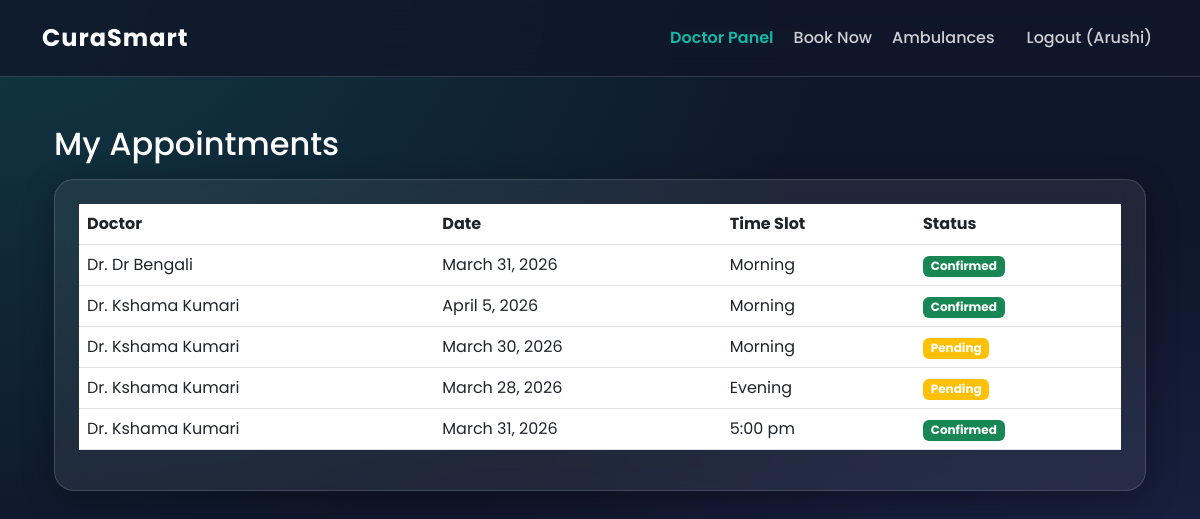
Screenshot of /my-appointments/ (signed in) with the database file from the repository.
### hospital/models.py (models this page shows, shortened)
class Appointment(models.Model):
    STATUS_CHOICES = [
        ('Pending', 'Pending'),
        ('Confirmed', 'Confirmed'),
        ('Cancelled', 'Cancelled'),
        ('Checked', 'Checked'),
    ]
    patient = models.ForeignKey(User, on_delete=models.CASCADE)
    doctor = models.ForeignKey(Doctor, on_delete=models.CASCADE)
    date = models.DateField()
    time_slot = models.CharField(max_length=20) # e.g., "10:00 AM - 11:00 AM"
    symptoms = models.TextField(blank=True)
    status = models.CharField(max_length=20, choices=STATUS_CHOICES, default='Pending')
    created_at = models.DateTimeField(auto_now_add=True)

class Doctor(models.Model):
    SPECIALTY_CHOICES = [
        ('Cardiology', 'Cardiology'),
        ('Dermatology', 'Dermatology'),
        ('General', 'General Physician'),
        ('Pediatrics', 'Pediatrics'),
    ]
    user = models.OneToOneField(User, on_delete=models.CASCADE, null=True, blank=True)
    name = models.CharField(max_length=100)
    specialty = models.CharField(max_length=50, choices=SPECIALTY_CHOICES)
    experience = models.IntegerField(help_text="Years of experience", null=True, blank=True)
    email = models.EmailField(default="test@gmail.com")
    is_available = models.BooleanField(default=True)
    last_updated = models.DateTimeField(auto_now=True)

### hospital/views.py (the view)
# urls.py: path('my-appointments/', views.my_appointments, name='my_appointments'),
@login_required
def my_appointments(request):
    appointments = Appointment.objects.filter(patient=request.user).order_by('-id')
    return render(request, 'hospital/my_appointments.html', {'appointments': appointments})

### hospital/templates/hospital/my_appointments.html
{% extends 'hospital/base.html' %}
{% block content %}
<div class="container mt-5 text-white">
    <h2>My Appointments</h2>
    <div class="glass-card p-4 mt-3">
        <table class="table text-white">
            <thead>
                <tr>
                    <th>Doctor</th>
                    <th>Date</th>
                    <th>Time Slot</th>
                    <th>Status</th>
                </tr>
            </thead>
            <tbody>
                {% for appt in appointments %}
                <tr>
                    <td>Dr. {{ appt.doctor.name }}</td>
                    <td>{{ appt.date }}</td>
                    <td>{{ appt.time_slot }}</td>
                    <td>
                        <span class="badge {% if appt.status == 'Confirmed' %}bg-success{% else %}bg-warning{% endif %}">
                            {{ appt.status }}
                        </span>
                    </td>
                </tr>
                {% empty %}
                <tr><td colspan="4">No appointments found.</td></tr>
                {% endfor %}
            </tbody>
        </table>
    </div>
</div>
{% endblock %}

### hospital/templates/hospital/base.html (shortened to what this page needs)
<!DOCTYPE html>
<html lang="en">
<head>
    <link href="https://cdn.jsdelivr.net/npm/bootstrap@5.3.0/dist/css/bootstrap.min.css" rel="stylesheet">
    <link rel="stylesheet" href="https://cdnjs.cloudflare.com/ajax/libs/font-awesome/6.4.0/css/all.min.css">
</head>
<body>
<nav class="navbar navbar-expand-lg navbar-dark navbar-glass">
    <div class="container">
        <a class="navbar-brand fw-bold" href="{% url 'doctor_list' %}" style="font-size: 1.5rem; letter-spacing: 1px;">CuraSmart</a>
        <div class="collapse navbar-collapse" id="navbarNav">
            <ul class="navbar-nav ms-auto align-items-center">
                {% if user.is_authenticated %}
                    {% if user.is_staff %}
                        <li class="nav-item">
                            <a class="nav-link-custom active" href="{% url 'doctor_dashboard' %}">Doctor Panel</a>
                        </li>
                        <li class="nav-item">
                            <a class="nav-link-custom" href="{% url 'book_appointment' %}">Book Now</a>
                        </li>
                        <li class="nav-item">
                            <a class="nav-link-custom" href="{% url 'ambulance_list' %}">Ambulances</a>
                        </li>
                    {% endif %}
                    <li class="nav-item ms-3">
                        <form action="{% url 'logout' %}" method="post" style="display:inline;">
                            <button type="submit" class="logout-btn-custom">Logout ({{ user.username }})</button>
                        </form>
                    </li>
                {% endif %}
            </ul>
        </div>
    </div>
</nav>
<div class="container mt-4">
    <div class="main-content">
        {% block content %}
        {% endblock %}
    </div>
</div>
</body>
</html>

### hospital/templates/hospital/base.html (style rules this page uses)
:root { --glass-bg: rgba(255, 255, 255, 0.07); --glass-border: rgba(255, 255, 255, 0.15); --teal-glow: rgba(20, 184, 166, 0.5); }
body { background: #0f172a; background-image: radial-gradient(at 0% 0%, rgba(20, 184, 166, 0.2) 0px, transparent 50%), radial-gradient(at 100% 100%, rgba(99, 102, 241, 0.2) 0px, transparent 50%); min-height: 100vh; color: white; font-family: 'Poppins', sans-serif; overflow-x: hidden; }
.navbar-glass { background: rgba(15, 23, 42, 0.8); backdrop-filter: blur(15px); -webkit-backdrop-filter: blur(15px); border-bottom: 1px solid var(--glass-border); padding: 15px 0; position: sticky; top: 0; z-index: 1000; }
.nav-link-custom { color: rgba(255, 255, 255, 0.8) !important; margin: 0 10px; font-weight: 500; transition: 0.3s; text-decoration: none; }
.nav-link-custom.active { color: #14b8a6 !important; font-weight: 600; }
.glass-card { background: var(--glass-bg); backdrop-filter: blur(12px); -webkit-backdrop-filter: blur(12px); border: 1px solid var(--glass-border); border-radius: 20px; box-shadow: 0 8px 32px 0 rgba(0, 0, 0, 0.3); transition: all 0.4s cubic-bezier(0.175, 0.885, 0.32, 1.275); }
.logout-btn-custom { background: none; border: none; color: rgba(255, 255, 255, 0.8); font-weight: 500; transition: 0.3s; }

### rows the page displays
Appointment: doctor.name "Dr Bengali", date "March 31, 2026", time_slot "Morning", status "Confirmed"
Appointment: doctor.name "Kshama Kumari", date "April 5, 2026", time_slot "Morning", status "Confirmed"
Appointment: doctor.name "Kshama Kumari", date "March 30, 2026", time_slot "Morning", status "Pending"
Appointment: doctor.name "Kshama Kumari", date "March 28, 2026", time_slot "Evening", status "Pending"
Appointment: doctor.name "Kshama Kumari", date "March 31, 2026", time_slot "5:00 pm", status "Confirmed"

### other values shown
{{ user.username }} "Arushi"
